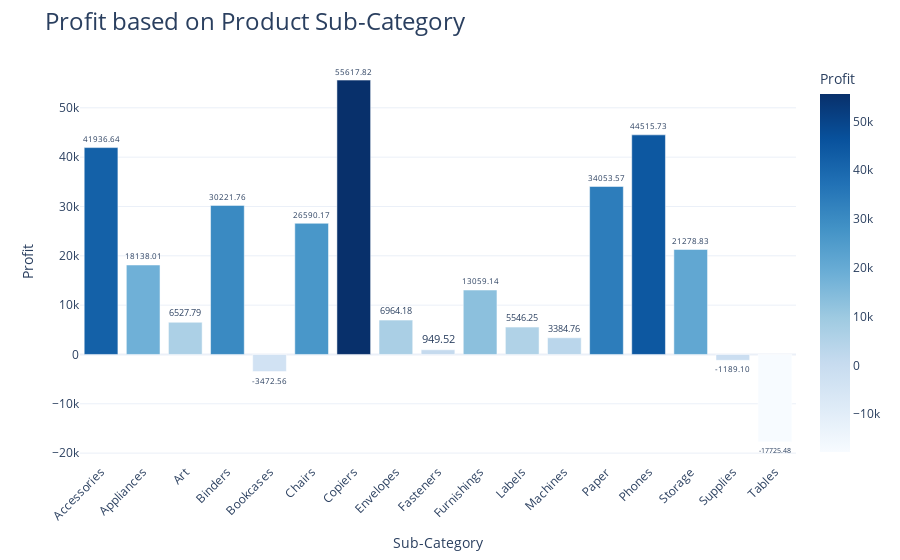

The notebook cell this image was saved under:
### Markdown cell above
### Q.5 sub-Categories Analysis

### Code cell
profit_by_sub_cat = df.groupby('Sub-Category')['Profit'].sum().reset_index()
fig = px.bar(
    profit_by_sub_cat,
    x='Sub-Category',
    y='Profit',
    text='Profit',
    color='Profit',  # Colors bars based on profit values
    color_continuous_scale='Blues'  # Applies a cool blue color scale
)

fig.update_traces(texttemplate='%{text:.2f}', textposition='outside')  # Formatting text with two decimal points
fig.update_layout(
    title_text='Profit based on Product Sub-Category',
    title_font=dict(size=24),
    xaxis_title='Sub-Category',
    yaxis_title='Profit',
    xaxis_tickangle=-45,  # Rotates x-axis labels for readability
    height=800,  # Increased chart height for better visibility
    plot_bgcolor='rgba(255, 255, 255, 0)'  # Optional: Set background to transparent
)

fig.show()

### Figure 1 — Plotly figure (JSON) as saved in the notebook; plotly's stock layout.template omitted (floating-point values rounded to 4 significant figures)
{"data": [{"alignmentgroup": "True", "hovertemplate": "Sub-Category=%{x}<br>Profit=%{marker.color}<extra></extra>", "legendgroup": "", "marker": {"color": [41940.0, 18140.0, 6528.0, 30220.0, -3473.0, 26590.0, 55620.0, 6964.0, 949.5, 13060.0, 5546.0, 3385.0, 34050.0, 44520.0, 21280.0, -1189.0, -17730.0], "coloraxis": "coloraxis", "pattern": {"shape": ""}}, "name": "", "offsetgroup": "", "orientation": "v", "showlegend": false, "text": [41940.0, 18140.0, 6528.0, 30220.0, -3473.0, 26590.0, 55620.0, 6964.0, 949.5, 13060.0, 5546.0, 3385.0, 34050.0, 44520.0, 21280.0, -1189.0, -17730.0], "textposition": "outside", "texttemplate": "%{text:.2f}", "type": "bar", "x": ["Accessories", "Appliances", "Art", "Binders", "Bookcases", "Chairs", "Copiers", "Envelopes", "Fasteners", "Furnishings", "Labels", "Machines", "Paper", "Phones", "Storage", "Supplies", "Tables"], "xaxis": "x", "y": [41940.0, 18140.0, 6528.0, 30220.0, -3473.0, 26590.0, 55620.0, 6964.0, 949.5, 13060.0, 5546.0, 3385.0, 34050.0, 44520.0, 21280.0, -1189.0, -17730.0], "yaxis": "y"}], "layout": {"autosize": true, "barmode": "relative", "coloraxis": {"colorbar": {"title": {"text": "Profit"}}, "colorscale": [[0, "rgb(247,251,255)"], [0.125, "rgb(222,235,247)"], [0.25, "rgb(198,219,239)"], [0.375, "rgb(158,202,225)"], [0.5, "rgb(107,174,214)"], [0.625, "rgb(66,146,198)"], [0.75, "rgb(33,113,181)"], [0.875, "rgb(8,81,156)"], [1, "rgb(8,48,107)"]]}, "legend": {"tracegroupgap": 0}, "margin": {"t": 60}, "plot_bgcolor": "rgba(255, 255, 255, 0)", "title": {"font": {"size": 24}, "text": "Profit based on Product Sub-Category"}, "xaxis": {"anchor": "y", "autorange": true, "domain": [0, 1], "range": [-0.5, 16.5], "tickangle": -45, "title": {"text": "Sub-Category"}, "type": "category"}, "yaxis": {"anchor": "x", "autorange": true, "domain": [0, 1], "range": [-21800.0, 59690.0], "title": {"text": "Profit"}, "type": "linear"}}}
